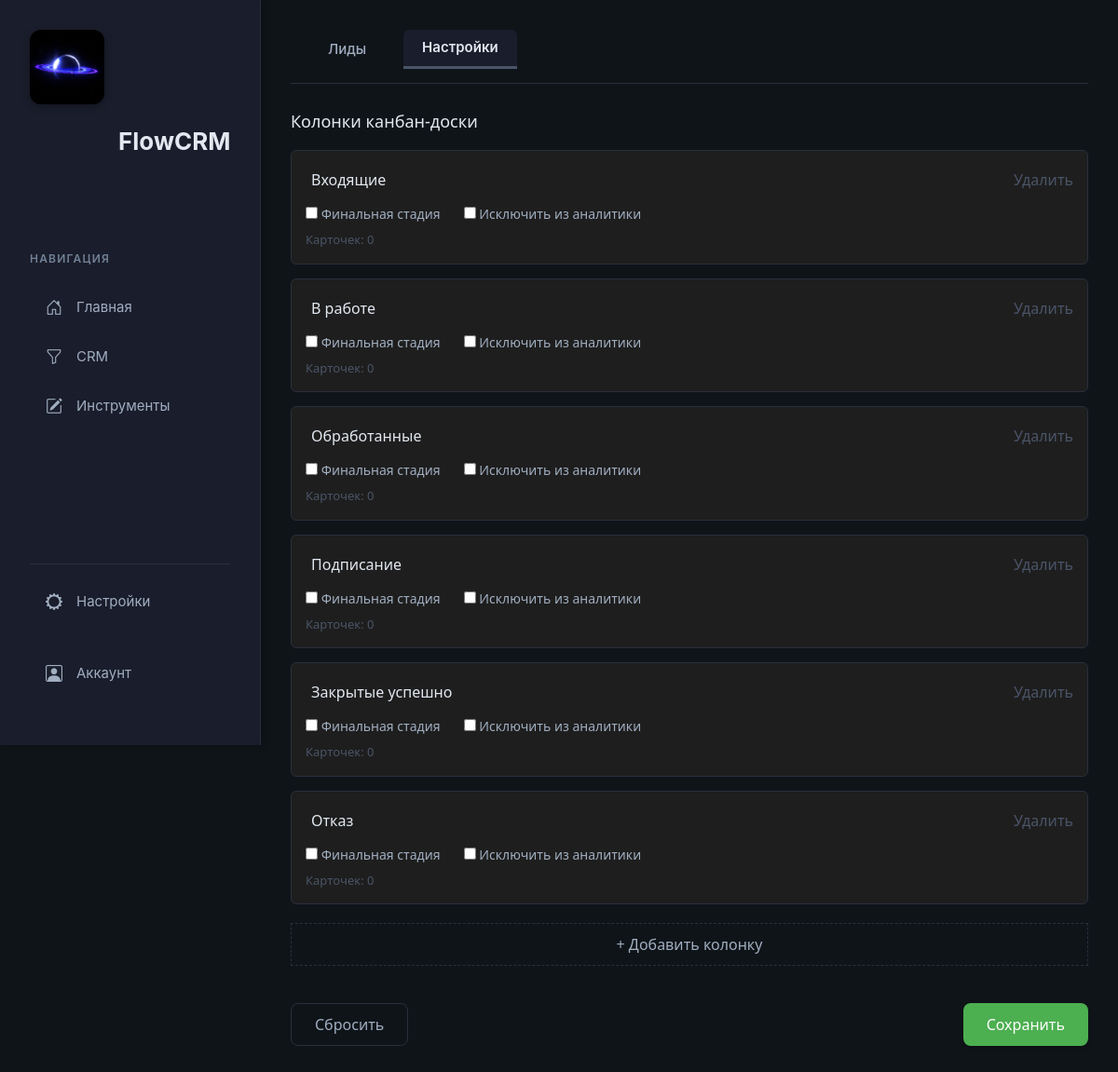
The page /crm/settings/ (signed in) on the database its author committed.
### crm/models.py (models this page shows, shortened)
class KanbanColumn(models.Model):
    user = models.ForeignKey(
        User,
        on_delete=models.CASCADE,
        related_name='kanban_columns'
    )
    title = models.CharField(max_length=50)
    order = models.PositiveIntegerField(default=0)
    class Meta:
        ordering = ['order']

### crm/views.py (the view)
# urls.py: path('settings/', views.crm_settings, name='crm_settings'),
@login_required
def crm_settings(request):
    columns = KanbanColumn.objects.filter(
        user=request.user
    ).prefetch_related('leads').order_by('order')
    return render(request, 'crm/settings.html', {
        'columns': columns
    })

### crm/templates/crm/settings.html (shortened to what this page needs)
{% extends 'main/layout.html' %}
{% load static %}
{% block content %}
<link rel="stylesheet" href="{% static 'crm/css/settings.css' %}">
{% include 'crm/crm_header.html' with active_tab='settings' %}
<div class="crm-settings">
    <div class="settings-block">
        <h2>Колонки канбан-доски</h2>
        <div class="columns-list" id="columnsList">
            {% for column in columns %}
            <div class="column-item" data-column-id="{{ column.id }}">
                <div class="column-main">
                    <input type="text"
                           class="column-title"
                           value="{{ column.title }}"
                           data-original="{{ column.title }}"
                           maxlength="50">
                    <button class="btn-delete"
                            type="button"
                            onclick="deleteColumn({{ column.id }})">
                        Удалить
                    </button>
                </div>
                <div class="column-options">
                    <label>
                        <input type="checkbox" class="final-stage">
                        Финальная стадия
                    </label>
                    <label>
                        <input type="checkbox" class="exclude-stage">
                        Исключить из аналитики
                    </label>
                </div>
                <div class="column-meta">
                    Карточек: {{ column.leads.count }}
                </div>
            </div>
            {% endfor %}
        </div>
        <button class="btn-add" type="button" onclick="addNewColumn()">
            + Добавить колонку
        </button>
    </div>
    <div class="actions-block">
        <button class="btn-secondary" type="button" onclick="resetToDefault()">
            Сбросить
        </button>
        <button class="btn btn-primary btn-save" type="button" onclick="saveAllChanges()">
            Сохранить
        </button>
    </div>
</div>
{% endblock %}

### main/static/main/css/main.css (style rules this page uses)
:root { --bg-primary: #0f1419; --bg-secondary: #1a1d2b; --bg-tertiary: #2d3748; --bg-modal: #1e2029; --bg-input: #2a2f3d; --bg-card: #1e1e1e; --border-color: #2a2f3d; --border-hover: #3a3f4d; --border-dashed: #3a3a3a; --text-primary: #e2e8f0; --text-secondary: #a0aec0; --text-tertiary: #718096; --text-muted: #4a5568; --accent-primary: #4a5568; --accent-hover: #5a6778; --shadow-sm: 0 1px 3px rgba(0, 0, 0, 0.2); --shadow-md: 0 4px 12px rgba(0, 0, 0, 0.3); --priority-not-set: #4a5568; --priority-low: #48bbb4; --priority-high: #fbbf24; --priority-critical: #ef4444; --btn-primary: #4a5568; --btn-warning: #f57c00; --btn-danger: #ef4444; --btn-edit: #3b82f6; --btn-save-bg: #4caf50; --btn-save-hover: #43a047; --btn-secondary-bg: #f5f5f5; --btn-secondary-hover: #e0e0e0; --btn-delete-bg: #f44336; --btn-delete-hover: #d32f2f; --btn-add-bg: #2196f3; --btn-add-hover: #1976d2; --notification-success: var(--btn-save-bg); --notification-error: var(--btn-danger); --notification-info: var(--accent-primary); --notification-text: #ffffff; }
* { margin: 0; padding: 0; box-sizing: border-box; }
body { background: var(--bg-primary); color: var(--text-primary); font-family: 'Inter', -apple-system, BlinkMacSystemFont, 'Segoe UI', 'Roboto', sans-serif; min-height: 100vh; display: flex; }
.btn-primary { background: #4a5568; border: none; padding: 10px 24px; border-radius: 8px; font-weight: 500; transition: all 0.2s ease; box-shadow: 0 2px 4px rgba(0, 0, 0, 0.2); }
.btn-secondary { background: #2d3748; border: 1px solid #4a5568; color: #a0aec0; padding: 10px 24px; border-radius: 8px; font-weight: 500; }

### crm/static/crm/css/settings.css (style rules this page uses)
.crm-settings { max-width: 900px; margin: 0 auto; color: var(--text-primary); font-family: 'Segoe UI', sans-serif; }
.settings-block { margin-bottom: 40px; }
.settings-block h2 { font-size: 18px; margin-bottom: 20px; color: var(--text-primary); }
.columns-list { display: flex; flex-direction: column; gap: 15px; }
.column-item { border: 1px solid var(--border-color); padding: 15px; border-radius: 6px; background: var(--bg-card); transition: background 0.2s, border-color 0.2s; }
.column-main { display: flex; justify-content: space-between; align-items: center; }
.column-title { border: none; font-size: 16px; width: 70%; outline: none; background: transparent; color: var(--text-primary); padding: 4px 6px; border-radius: 4px; transition: background 0.2s, border 0.2s; cursor: text; }
.column-options { display: flex; gap: 25px; margin-top: 10px; font-size: 14px; color: var(--text-secondary); }
.column-options input[type="checkbox"] { accent-color: var(--accent-primary); }
.column-meta { margin-top: 8px; font-size: 13px; color: var(--text-muted); }
.btn-add { margin-top: 20px; background: none; border: 1px dashed var(--border-color); padding: 10px; width: 100%; cursor: pointer; color: var(--text-secondary); transition: all 0.2s; }
.actions-block { display: flex; justify-content: space-between; }
.btn-primary { background: var(--accent-primary); color: var(--text-primary); padding: 10px 25px; border: none; cursor: pointer; transition: background 0.2s; }
.btn-save { background: var(--btn-save-bg); color: white; }
.btn-secondary { background: none; border: 1px solid var(--border-color); padding: 10px 25px; cursor: pointer; color: var(--text-secondary); }
.btn-delete { background: none; border: none; color: var(--text-muted); cursor: pointer; transition: color 0.2s; }

### rows shown on the page
KanbanColumn: title "Входящие", leads.count "0"
KanbanColumn: title "В работе", leads.count "0"
KanbanColumn: title "Обработанные", leads.count "0"
KanbanColumn: title "Подписание", leads.count "0"
KanbanColumn: title "Закрытые успешно", leads.count "0"
KanbanColumn: title "Отказ", leads.count "0"
